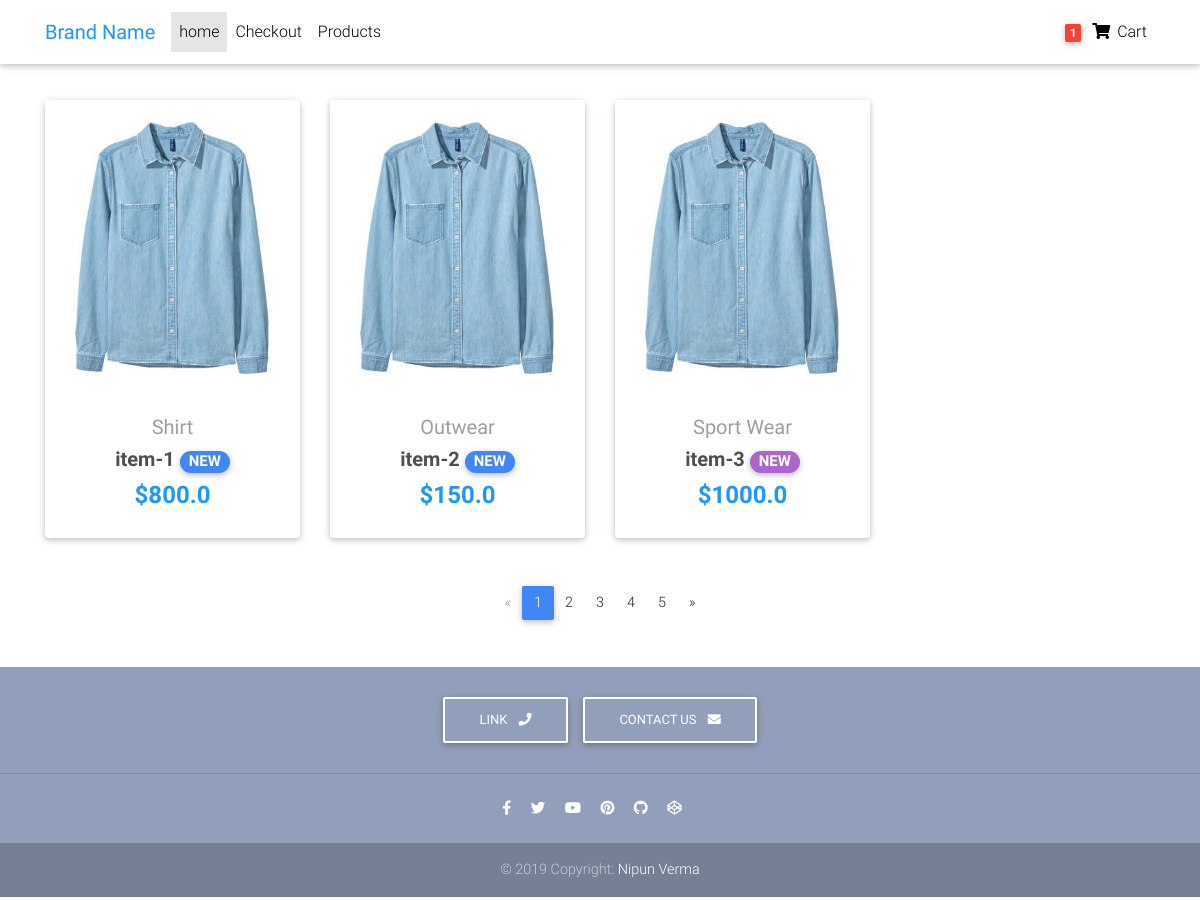
The page / on the database its author committed.
### core/models.py (models this page shows, shortened)
class Item(models.Model):
    title = models.CharField(max_length=256)
    price = models.FloatField()
    discounted_price = models.FloatField(blank=True, null=True)
    description=models.TextField(blank=True, null=True)
    category = models.CharField(choices=CATEGORY_CHOICES, max_length=2)
    label = models.CharField(choices=LABEL_CHOICES, max_length=1)
    slug = models.SlugField()
    def get_absolute_url(self):
        return reverse("core:product", kwargs={'slug':self.slug})

### core/views.py (the view)
# urls.py: path('', HomeView.as_view(), name='home'),
class HomeView(ListView):
    model = Item
    template_name = 'home-page.html'

### templates/home-page.html (shortened to what this page needs)
{% load static %}
<!DOCTYPE html>
<html lang="en">
<head>
  <link rel="stylesheet" href="https://use.fontawesome.com/releases/v5.11.2/css/all.css">
  <link href="{% static 'css/bootstrap.min.css' %}" rel="stylesheet">
  <link href="{% static 'css/mdb.min.css' %}" rel="stylesheet">
  <link href="{% static 'css/style.min.css' %}" rel="stylesheet">
</head>
<body>
{% include "navbar.html" %}
  <main>
    <div class="container" style="margin-top: 100px;">
      <section class="text-center mb-4">
        <div class="row wow fadeIn">
              {% for item in object_list %}
            <div class="col-lg-3 col-md-6 mb-4">
                  <div class="card">
                      <div class="view overlay">
                        <img src="{% static 'img/items/blue-shirt.jpg' %}" class="card-img-top" alt="">
                      </div>
                    <div class="card-body text-center">
                      <a href="" class="grey-text">
                        <h5>{{ item.get_category_display }}</h5>
                      </a>
                      <h5>
                        <strong>
                          <a href="{{ item.get_absolute_url }}" class="dark-grey-text">{{ item.title }}
                            <span class="badge badge-pill {{ item.get_label_display }}-color">NEW</span>
                          </a>
                        </strong>
                      </h5>
                      <h4 class="font-weight-bold blue-text">
                        <strong>
                          {% if item.discounted_price %}
                            ${{ item.discounted_price }}
                          {% else %}
                            ${{ item.price }}
                          {% endif %}
                        </strong>
                      </h4>
                    </div>
                  </div>
            </div>
               {% endfor %}
        </div>
      </section>
      <nav class="d-flex justify-content-center wow fadeIn">
        <ul class="pagination pg-blue">
          <li class="page-item disabled">
            <a class="page-link" href="#" aria-label="Previous">
              <span aria-hidden="true">&laquo;</span>
            </a>
          </li>
          <li class="page-item active">
            <a class="page-link" href="#">1
            </a>
          </li>
          <li class="page-item">
            <a class="page-link" href="#">2</a>
          </li>
          <li class="page-item">
            <a class="page-link" href="#">3</a>
          </li>
          <li class="page-item">
            <a class="page-link" href="#">4</a>
          </li>
          <li class="page-item">
            <a class="page-link" href="#">5</a>
          </li>
          <li class="page-item">
            <a class="page-link" href="#" aria-label="Next">
              <span aria-hidden="true">&raquo;</span>
            </a>
          </li>
        </ul>
      </nav>
    </div>
  </main>
  <footer class="page-footer text-center font-small mt-4 wow fadeIn">
    <div class="pt-4">
      <a class="btn btn-outline-white" href="#" role="button">Link
        <i class="fas fa-phone ml-2"></i>
      </a>
      <a class="btn btn-outline-white" href="mailto:#" role="button">Contact us
        <i class="fas fa-envelope ml-2"></i>
      </a>
    </div>
    <hr class="my-4">
    <div class="pb-4">
      <a href="#" target="_blank">
        <i class="fab fa-facebook-f mr-3"></i>
      </a>
      <a href="#" target="_blank">
        <i class="fab fa-twitter mr-3"></i>
      </a>
      <a href="#" target="_blank">
        <i class="fab fa-youtube mr-3"></i>
      </a>
      <a href="#" target="_blank">
        <i class="fab fa-pinterest mr-3"></i>
      </a>
      <a href="#" target="_blank">
        <i class="fab fa-github mr-3"></i>
      </a>
      <a href="#" target="_blank">
        <i class="fab fa-codepen mr-3"></i>
      </a>
    </div>
    <div class="footer-copyright py-3">
      © 2019 Copyright:
      <a href="https://github.com/Nipun3120" target="_blank"> Nipun Verma </a>
    </div>
  </footer>
</body>
</html>

### rows shown on the page
Item: category "Shirt", title "item-1", discounted_price "800.0"
Item: category "Outwear", title "item-2", discounted_price "150.0"
Item: category "Sport Wear", title "item-3", price "1000.0"
